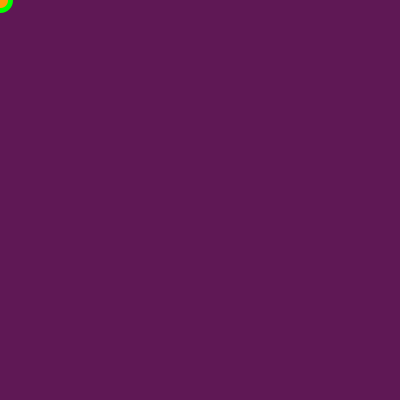
Frame 1 (no input)
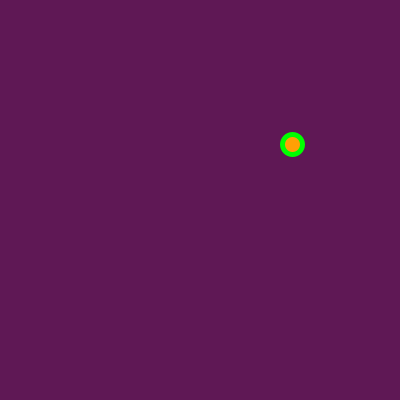
Frame 60 (the mouse pressed at the canvas centre just before this capture)
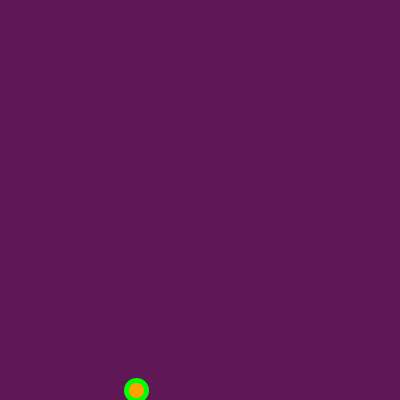
Frame 120 (the mouse held since frame 60 and released just before this capture)

The Processing sketch that drew these frames (run headless with seeded random() and noise(); from frame 60 on, the mouse is pressed at the canvas centre):

// Processing sketch: processing_126074
// ── processing_126074.pde

float c_x=0;       //change start point of left and right.
float c_y=0;       //change start point of up and down.
float move_x=9;    //change speed of left and right.
float move_y=12;   //change speed of up and down.
float ran1;
float ran2;
float speedDecrese=0.85;  //change rate that ball decteses or speeds up.
float r;
float g;
float b;
void setup()
{
  ran1 = random(1,4);
  ran2 = random(.5,4);
  r = random(1,100);
  g = random(1,100);
  b = random(1,100);
 size(400,400); 
}
void draw()
{
  background(r,g,b,50);
  circle_1_move();
  reset();
}
void circle_1_move()
{
   strokeWeight(5);
   stroke(0,255,0);
   fill(255,160,5);
   ellipse(c_x,c_y,20,20);
   c_x = c_x + move_x;
   c_y = c_y + move_y; 
}
void reset()
{
 if(c_x>width)
{
 c_x = width;
 move_x = (-move_x * speedDecrese);
} 
if(c_y>height)
{
 c_y = height;
 move_y = (-move_y * speedDecrese); 
}
if(c_x < 0)
{
 c_x = 0;
 move_x = (-move_x * speedDecrese); 
}
if(c_y < 0)
{
 c_y = 0;
 move_y = (-move_y * speedDecrese); 
}
}
